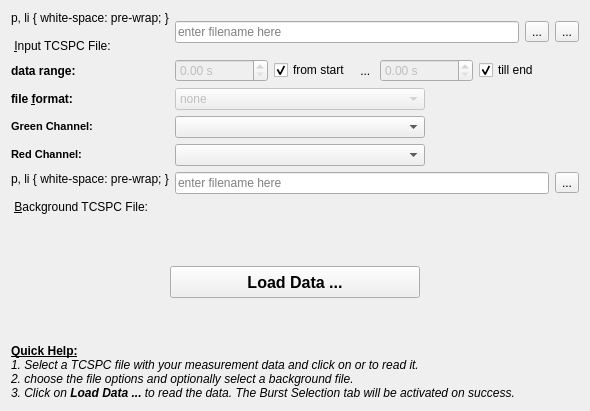
     <widget class="QWidget" name="tabFile">
      <attribute name="title">
       <string>1. File Selection</string>
      </attribute>
      <layout class="QGridLayout" name="gridLayout_6">
       <item row="1" column="0" colspan="2">
        <widget class="QWidget" name="widMoreOptions" native="true">
         <layout class="QFormLayout" name="formLayout">
          <property name="fieldGrowthPolicy">
           <enum>QFormLayout::AllNonFixedFieldsGrow</enum>
          </property>
          <property name="leftMargin">
           <number>0</number>
          </property>
          <property name="topMargin">
           <number>0</number>
          </property>
          <property name="rightMargin">
           <number>0</number>
          </property>
          <property name="bottomMargin">
           <number>0</number>
          </property>
          <item row="0" column="0">
           <widget class="QLabel" name="label_24">
            <property name="font">
             <font>
              <weight>75</weight>
              <bold>true</bold>
             </font>
            </property>
            <property name="text">
             <string>data range:</string>
            </property>
            <property name="buddy">
             <cstring>cmbFileformat</cstring>
            </property>
           </widget>
          </item>
          <item row="0" column="1">
           <layout class="QHBoxLayout" name="horizontalLayout_8">
            <item>
             <widget class="QDoubleSpinBox" name="spinRangeStart">
              <property name="enabled">
               <bool>false</bool>
              </property>
              <property name="suffix">
               <string> s</string>
              </property>
              <property name="maximum">
               <double>1000000000.000000000000000</double>
              </property>
             </widget>
            </item>
            <item>
             <widget class="QCheckBox" name="chkFromStart">
              <property name="text">
               <string>from start</string>
              </property>
              <property name="checked">
               <bool>true</bool>
              </property>
             </widget>
            </item>
            <item>
             <widget class="QLabel" name="label_5">
              <property name="text">
               <string> ... </string>
              </property>
             </widget>
            </item>
            <item>
             <widget class="QDoubleSpinBox" name="spinRangeEnd">
              <property name="enabled">
               <bool>false</bool>
              </property>
              <property name="suffix">
               <string> s</string>
              </property>
              <property name="maximum">
               <double>1000000000.000000000000000</double>
              </property>
             </widget>
            </item>
            <item>
             <widget class="QCheckBox" name="chkTillEnd">
              <property name="text">
               <string>till end</string>
              </property>
              <property name="checked">
               <bool>true</bool>
              </property>
             </widget>
            </item>
            <item>
             <spacer name="horizontalSpacer_7">
              <property name="orientation">
               <enum>Qt::Horizontal</enum>
              </property>
              <property name="sizeHint" stdset="0">
               <size>
                <width>40</width>
                <height>20</height>
               </size>
              </property>
             </spacer>
            </item>
           </layout>
          </item>
          <item row="1" column="0">
           <widget class="QLabel" name="label_23">
            <property name="font">
             <font>
              <weight>75</weight>
              <bold>true</bold>
             </font>
            </property>
            <property name="text">
             <string>file &amp;format:</string>
            </property>
            <property name="buddy">
             <cstring>cmbFileformat</cstring>
            </property>
           </widget>
          </item>
          <item row="1" column="1">
           <layout class="QHBoxLayout" name="horizontalLayout_11">
            <item>
             <widget class="QComboBox" name="cmbFileformat">
              <property name="enabled">
               <bool>false</bool>
              </property>
              <property name="minimumSize">
               <size>
                <width>250</width>
                <height>0</height>
               </size>
              </property>
              <property name="maximumSize">
               <size>
                <width>500</width>
                <height>16777215</height>
               </size>
              </property>
              <item>
               <property name="text">
                <string>none</string>
               </property>
              </item>
              <item>
               <property name="text">
                <string>TIFF</string>
               </property>
              </item>
             </widget>
            </item>
            <item>
             <spacer name="horizontalSpacer_2">
              <property name="orientation">
               <enum>Qt::Horizontal</enum>
              </property>
              <property name="sizeHint" stdset="0">
               <size>
                <width>40</width>
                <height>20</height>
               </size>
              </property>
             </spacer>
            </item>
           </layout>
          </item>
          <item row="2" column="0">
           <widget class="QLabel" name="label_6">
            <property name="text">
             <string>&lt;!DOCTYPE HTML PUBLIC &quot;-//W3C//DTD HTML 4.0//EN&quot; &quot;http://www.w3.org/TR/REC-html40/strict.dtd&quot;&gt;
&lt;html&gt;&lt;head&gt;&lt;meta name=&quot;qrichtext&quot; content=&quot;1&quot; /&gt;&lt;style type=&quot;text/css&quot;&gt;
p, li { white-space: pre-wrap; }
&lt;/style&gt;&lt;/head&gt;&lt;body style=&quot; font-family:'MS Shell Dlg 2'; font-size:8pt; font-weight:400; font-style:normal;&quot;&gt;
&lt;p style=&quot; margin-top:0px; margin-bottom:0px; margin-left:0px; margin-right:0px; -qt-block-indent:0; text-indent:0px;&quot;&gt;&lt;span style=&quot; font-size:8.25pt; font-weight:600;&quot;&gt;Green Channel:&lt;/span&gt;&lt;/p&gt;&lt;/body&gt;&lt;/html&gt;</string>
            </property>
            <property name="buddy">
             <cstring>edtTCSPCFile</cstring>
            </property>
           </widget>
          </item>
          <item row="2" column="1">
           <layout class="QHBoxLayout" name="horizontalLayout_5">
            <item>
             <widget class="QComboBox" name="cmbGreenChannel">
              <property name="minimumSize">
               <size>
                <width>250</width>
                <height>0</height>
               </size>
              </property>
              <property name="maximumSize">
               <size>
                <width>500</width>
                <height>16777215</height>
               </size>
              </property>
             </widget>
            </item>
            <item>
             <spacer name="horizontalSpacer_5">
              <property name="orientation">
               <enum>Qt::Horizontal</enum>
              </property>
              <property name="sizeHint" stdset="0">
               <size>
                <width>40</width>
                <height>20</height>
               </size>
              </property>
             </spacer>
            </item>
           </layout>
          </item>
          <item row="3" column="0">
           <widget class="QLabel" name="label_7">
            <property name="text">
             <string>&lt;!DOCTYPE HTML PUBLIC &quot;-//W3C//DTD HTML 4.0//EN&quot; &quot;http://www.w3.org/TR/REC-html40/strict.dtd&quot;&gt;
&lt;html&gt;&lt;head&gt;&lt;meta name=&quot;qrichtext&quot; content=&quot;1&quot; /&gt;&lt;style type=&quot;text/css&quot;&gt;
p, li { white-space: pre-wrap; }
&lt;/style&gt;&lt;/head&gt;&lt;body style=&quot; font-family:'MS Shell Dlg 2'; font-size:8pt; font-weight:400; font-style:normal;&quot;&gt;
&lt;p style=&quot; margin-top:0px; margin-bottom:0px; margin-left:0px; margin-right:0px; -qt-block-indent:0; text-indent:0px;&quot;&gt;&lt;span style=&quot; font-size:8.25pt; font-weight:600;&quot;&gt;Red Channel:&lt;/span&gt;&lt;/p&gt;&lt;/body&gt;&lt;/html&gt;</string>
            </property>
            <property name="buddy">
             <cstring>edtTCSPCFile</cstring>
            </property>
           </widget>
          </item>
          <item row="3" column="1">
           <layout class="QHBoxLayout" name="horizontalLayout_6">
            <item>
             <widget class="QComboBox" name="cmbRedChannel">
              <property name="minimumSize">
               <size>
                <width>250</width>
                <height>0</height>
               </size>
              </property>
              <property name="maximumSize">
               <size>
                <width>500</width>
                <height>16777215</height>
               </size>
              </property>
             </widget>
            </item>
            <item>
             <spacer name="horizontalSpacer_6">
              <property name="orientation">
               <enum>Qt::Horizontal</enum>
              </property>
              <property name="sizeHint" stdset="0">
               <size>
                <width>40</width>
                <height>20</height>
               </size>
              </property>
             </spacer>
            </item>
           </layout>
          </item>
          <item row="4" column="0">
           <widget class="QLabel" name="label_4">
            <property name="text">
             <string>&lt;!DOCTYPE HTML PUBLIC &quot;-//W3C//DTD HTML 4.0//EN&quot; &quot;http://www.w3.org/TR/REC-html40/strict.dtd&quot;&gt;
&lt;html&gt;&lt;head&gt;&lt;meta name=&quot;qrichtext&quot; content=&quot;1&quot; /&gt;&lt;style type=&quot;text/css&quot;&gt;
p, li { white-space: pre-wrap; }
&lt;/style&gt;&lt;/head&gt;&lt;body style=&quot; font-family:'MS Shell Dlg 2'; font-size:8pt; font-weight:400; font-style:normal;&quot;&gt;
&lt;p style=&quot; margin-top:0px; margin-bottom:0px; margin-left:0px; margin-right:0px; -qt-block-indent:0; text-indent:0px;&quot;&gt;&lt;span style=&quot; font-size:8.25pt; font-weight:600;&quot;&gt;&amp;amp;Background TCSPC File:&lt;/span&gt;&lt;/p&gt;&lt;/body&gt;&lt;/html&gt;</string>
            </property>
            <property name="buddy">
             <cstring>edtTCSPCFile</cstring>
            </property>
           </widget>
          </item>
          <item row="4" column="1">
           <layout class="QHBoxLayout" name="horizontalLayout_3">
            <item>
             <widget class="QLineEdit" name="edtTCSPCBackground">
              <property name="placeholderText">
               <string>enter filename here</string>
              </property>
             </widget>
            </item>
            <item>
             <widget class="QToolButton" name="btnSelectBackground">
              <property name="toolTip">
               <string>select an image series file to correlate</string>
              </property>
              <property name="text">
               <string>...</string>
              </property>
              <property name="icon">
               <iconset resource="qfetcspcimporter.qrc">
                <normaloff>:/tcspcimporter/fileopen.png</normaloff>:/tcspcimporter/fileopen.png</iconset>
              </property>
             </widget>
            </item>
           </layout>
          </item>
          <item row="6" column="0">
           <spacer name="verticalSpacer_9">
            <property name="orientation">
             <enum>Qt::Vertical</enum>
            </property>
            <property name="sizeHint" stdset="0">
             <size>
              <width>20</width>
              <height>40</height>
             </size>
            </property>
           </spacer>
          </item>
          <item row="7" column="0" colspan="2">
           <layout class="QHBoxLayout" name="horizontalLayout_4">
            <item>
             <spacer name="horizontalSpacer_3">
              <property name="orientation">
               <enum>Qt::Horizontal</enum>
              </property>
              <property name="sizeHint" stdset="0">
               <size>
                <width>40</width>
                <height>20</height>
               </size>
              </property>
             </spacer>
            </item>
            <item>
             <widget class="QPushButton" name="btnLoadFiles">
              <property name="minimumSize">
               <size>
                <width>250</width>
                <height>32</height>
               </size>
              </property>
              <property name="font">
               <font>
                <pointsize>12</pointsize>
                <weight>75</weight>
                <bold>true</bold>
               </font>
              </property>
              <property name="text">
               <string>Load Data ...</string>
              </property>
              <property name="icon">
               <iconset resource="qfetcspcimporter.qrc">
                <normaloff>:/tcspcimporter/job_done.png</normaloff>:/tcspcimporter/job_done.png</iconset>
              </property>
             </widget>
            </item>
            <item>
             <spacer name="horizontalSpacer_4">
              <property name="orientation">
               <enum>Qt::Horizontal</enum>
              </property>
              <property name="sizeHint" stdset="0">
               <size>
                <width>40</width>
                <height>20</height>
               </size>
              </property>
             </spacer>
            </item>
           </layout>
          </item>
         </layout>
        </widget>
       </item>
       <item row="0" column="1">
        <layout class="QHBoxLayout" name="horizontalLayout_2">
         <item>
          <widget class="QLineEdit" name="edtTCSPCFile">
           <property name="placeholderText">
            <string>enter filename here</string>
           </property>
          </widget>
         </item>
         <item>
          <widget class="QToolButton" name="btnSelectFile">
           <property name="toolTip">
            <string>select an image series file to correlate</string>
           </property>
           <property name="text">
            <string>...</string>
           </property>
           <property name="icon">
            <iconset resource="qfetcspcimporter.qrc">
             <normaloff>:/tcspcimporter/fileopen.png</normaloff>:/tcspcimporter/fileopen.png</iconset>
           </property>
          </widget>
         </item>
         <item>
          <widget class="QToolButton" name="btnLoad">
           <property name="toolTip">
            <string>read metadata from the given image series file</string>
           </property>
           <property name="text">
            <string>...</string>
           </property>
           <property name="icon">
            <iconset resource="qfetcspcimporter.qrc">
             <normaloff>:/tcspcimporter/use_file.png</normaloff>:/tcspcimporter/use_file.png</iconset>
           </property>
          </widget>
         </item>
        </layout>
       </item>
       <item row="2" column="0">
        <spacer name="verticalSpacer_2">
         <property name="orientation">
          <enum>Qt::Vertical</enum>
         </property>
         <property name="sizeHint" stdset="0">
          <size>
           <width>20</width>
           <height>40</height>
          </size>
         </property>
        </spacer>
       </item>
       <item row="0" column="0">
        <widget class="QLabel" name="label_3">
         <property name="text">
          <string>&lt;!DOCTYPE HTML PUBLIC &quot;-//W3C//DTD HTML 4.0//EN&quot; &quot;http://www.w3.org/TR/REC-html40/strict.dtd&quot;&gt;
&lt;html&gt;&lt;head&gt;&lt;meta name=&quot;qrichtext&quot; content=&quot;1&quot; /&gt;&lt;style type=&quot;text/css&quot;&gt;
p, li { white-space: pre-wrap; }
&lt;/style&gt;&lt;/head&gt;&lt;body style=&quot; font-family:'MS Shell Dlg 2'; font-size:8.25pt; font-weight:400; font-style:normal;&quot;&gt;
&lt;p style=&quot; margin-top:0px; margin-bottom:0px; margin-left:0px; margin-right:0px; -qt-block-indent:0; text-indent:0px;&quot;&gt;&lt;span style=&quot; font-weight:600;&quot;&gt;&amp;amp;Input TCSPC File:&lt;/span&gt;&lt;/p&gt;&lt;/body&gt;&lt;/html&gt;</string>
         </property>
         <property name="buddy">
          <cstring>edtTCSPCFile</cstring>
         </property>
        </widget>
       </item>
       <item row="3" column="0" colspan="2">
        <widget class="QLabel" name="label_38">
         <property name="text">
          <string>&lt;b&gt;&lt;u&gt;Quick Help:&lt;/u&gt;&lt;/b&gt;&lt;br&gt;&lt;i&gt;1. Select a TCSPC file with your measurement data and click on &lt;img src=&quot;:/tcspcimporter/fileopen.png&quot;&gt; or &lt;img src=&quot;:/tcspcimporter/use_file.png&quot;&gt; to read it.&lt;br&gt;
2. choose the file options and optionally select a background file.&lt;br&gt;
3. Click on &lt;b&gt;&lt;img src=&quot;:/tcspcimporter/job_done.png&quot;&gt; Load Data ...&lt;/b&gt; to read the data. The Burst Selection tab will be activated on success.&lt;/i&gt;</string>
         </property>
        </widget>
       </item>
      </layout>
     </widget>
